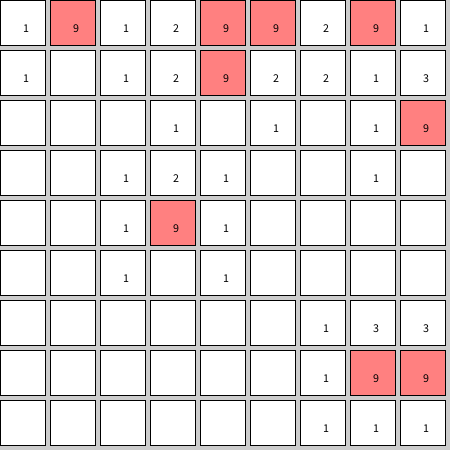
Frame 1 (no input)
Frame 60 (the mouse pressed at the canvas centre just before this capture): identical to frame 1, image omitted
Frame 120 (the mouse held since frame 60 and released just before this capture): identical to frame 1, image omitted

The Processing sketch that drew this single still picture (run headless with seeded random() and noise(); from frame 60 on, the mouse is pressed at the canvas centre):

// Processing sketch: week11_10_mine_sweep
// ── week11_10_mine_sweep.pde
int[][]mine=new int [9][9];
void setup()
{
   size(450,450);
   for(int i=0;i<9;i++)
   {
     mine[i][0]=9;
   }
   for(int k=0;k<1000;k++)
   {
      int i=int(random(9)),j=int(random(9)); 
      int i2=int(random(9)),j2=int(random(9)); 
      int temp=mine[i][j];
      mine[i][j]=mine[i2][j2];
      mine[i2][j2]=temp;
   }
   for(int i=0;i<9;i++)
   {
      for(int j=0;j<9;j++)
      {
         if(mine[i][j]==9)
         {
            addNumber(i-1,j-1); 
            addNumber(i-1,j);
            addNumber(i-1,j+1);
            addNumber(i,j-1);
            addNumber(i-1,j);
            addNumber(i,j+1);
            addNumber(i+1,j-1);
            addNumber(i+1,j+1);
         }
      }
   }
}
void addNumber(int i,int j)
{
   if(i<0||j<0||i>=9||j>=9) return; 
   if(mine[i][j]!=9)mine[i][j]++;
}
void draw()
{
   for(int i=0;i<9;i++)
   {
      for(int j=0;j<9;j++)
      {
         if(mine[i][j]==9) fill(255,128,128);
         else fill(255);
         rect(j*50,i*50,45,45);
         if(mine[i][j]!=0)
         {
            fill(0); text(""+mine[i][j],j*50+23,i*50+23,45,45) ;
         }
      }
   }
}
